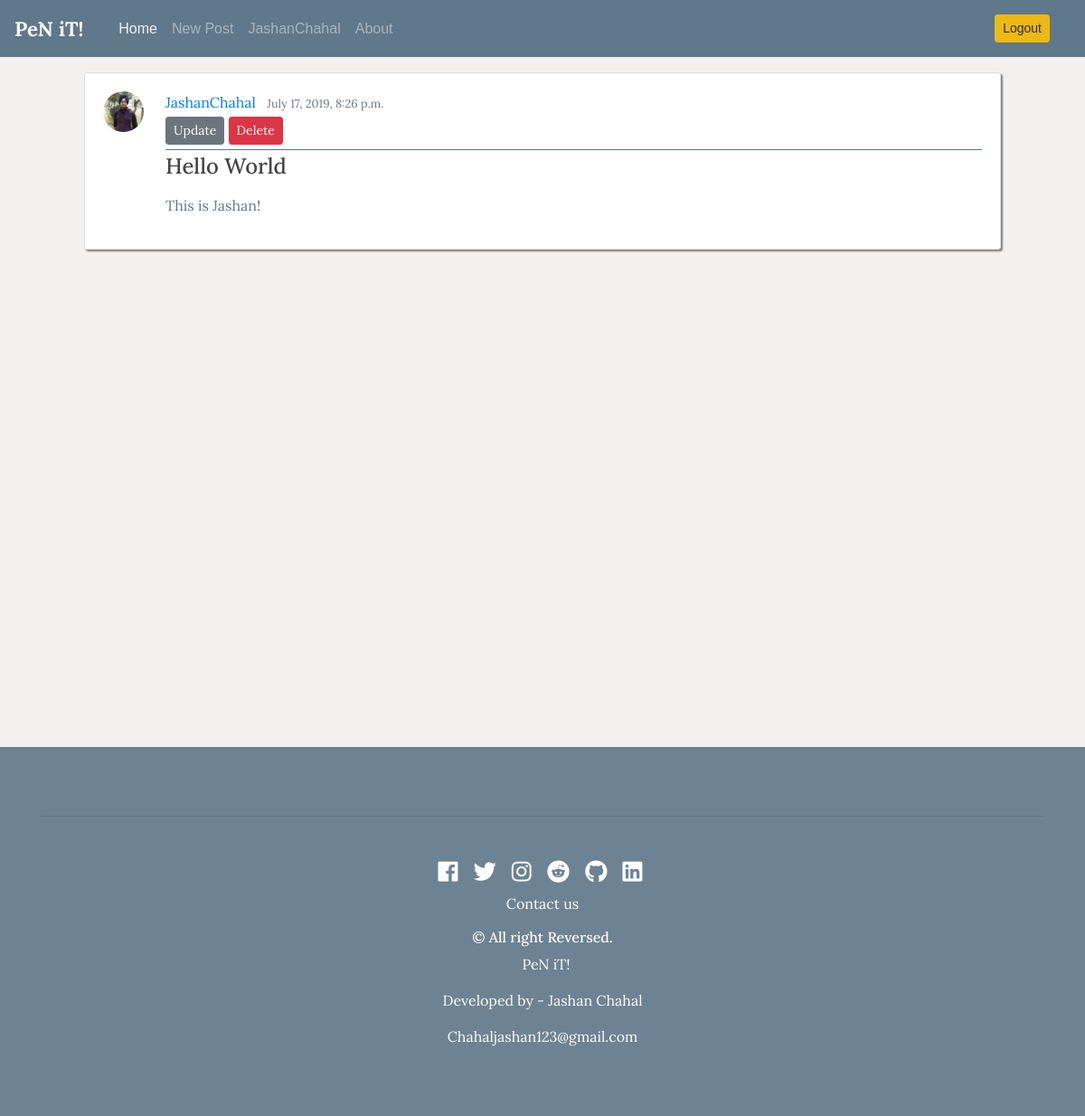
The page /post/27/ (signed in) on the database its author committed.
### blog/models.py (models this page shows, shortened)
class Post(models.Model):
    title = models.CharField(max_length = 100)
    content = models.TextField()
    date_posted = models.DateTimeField(default = timezone.now)
    author = models.ForeignKey(User, on_delete = models.CASCADE)

### users/models.py (models this page shows, shortened)
class Profile(models.Model):
    user = models.OneToOneField(User,on_delete = models.CASCADE)
    image = models.ImageField( default = 'default.jpg', upload_to ='profile_pics')

### blog/views.py (the view)
# urls.py: path('post/<int:pk>/',PostDetailView.as_view(),name='post-detail'),
class PostDetailView(DetailView) :
    model = Post

### blog/templates/blog/post_detail.html
{% extends "blog/base.html" %}
{% block content %}
<article class="media content-section">
  <a class="mr-2" href="{% url 'user-posts' object.author.username %}"><img class ="rounded-circle article-img img-fluid"src="{{ post.author.profile.image.url }}"></a>
        <div class="media-body">
          <div class="article-metadata">
                    <a class="mr-2" href="{% url 'user-posts' object.author.username %}">{{ object.author }}</a>
                    <small class="text-muted">{{ object.date_posted }}</small>
              <div >
                    {% if object.author == user %}
              <a class=" btn btn-secondary btn-sm mt-1 mb-1 "href = "{% url 'post-update' object.id %}" >Update</a>
              <a class=" btn btn-danger btn-sm mt-1 mb-1 "href = "{% url 'post-delete' object.id %}" >Delete</a>
              {% endif %}   </div>
              </div>
          <h2 class="article-title">{{ object.title }}</h2>
         <p class="article-content"><div class="text-muted">
                   {{ object.content }}
            </div>
                </p>
                </div>
            </article>
{% endblock content %}

### blog/templates/blog/base.html (shortened to what this page needs)
{% load static %}
<!DOCTYPE html>
<html lang="en">
<head>
   <link rel="stylesheet" href="https://stackpath.bootstrapcdn.com/bootstrap/4.3.1/css/bootstrap.min.css">
   <link rel="stylesheet" type="text/css" href="{% static 'blog/main.css' %}">
   <link rel="stylesheet" href="https://use.fontawesome.com/releases/v5.0.13/css/all.css">
</head>
<body id="bg">
        <nav id ="mainnavbar" class="navbar navbar-expand-lg navbar-dark bg-steel  fixed-top">
  <a class="navbar-brand" href="{% url 'blog-home' %}">PeN iT!</a>
<div class="container">
  <div class="collapse navbar-collapse" id="navbarSupportedContent">
    <ul class="navbar-nav mr-auto">
      <li class="nav-item active">
        <a class="nav-link" href="{% url 'blog-home' %}">Home <span class="sr-only">(current)</span></a>
      </li>
      {% if user.is_authenticated %}
      <li class="nav-item">
          <a class="nav-item nav-link" href="{% url 'post-create' %}">New Post</a>
      </li>
      <li class="nav-item">
          <a class="nav-item nav-link bs" href="{% url 'user-posts' user.username %}">{{ user.username }}</a>
        </li>
      {% endif %}
      <li class="nav-item ">
        <a class="nav-link" href="{% url 'blog-about' %}">About</a>
      </li>
    </ul>
    <div class ="navbar-nav">
       {% if user.is_authenticated %}
       <a class="nav-item nav-link" href="{% url 'logout' %}"><button type="button" class ="btn btn-warning btn-sm">Logout</button></a>
       {% else %}
        <a class="nav-item nav-link" href="{% url 'login' %}"><button type="button" class ="btn btn-success btn-sm">Login</button></a>
        <a class="nav-item nav-link" href="{% url 'register'%}"><button type="button" class ="btn btn-warning btn-sm">Signup</button></a>
        {% endif %}
    </div>
  </div>
</div>
</nav>
              <main role="main" class="container"  >
                      <div class="centre">
                        {% block content %}{% endblock %}
                  </main>
                     <section id="footer">
                       <div class="container">
                          <hr>
                            <div class="col-xs-12 col-sm-12 col-md-12 mt-2 mt-sm-5">
                              <ul class="list-unstyled list-inline social text-center">
                                <li class="list-inline-item"><a href="https://www.facebook.com/imjashanchahal"><i class="fab fa-facebook"></i></a></li>
                                <li class="list-inline-item"><a href="https://twitter.com/imJashanChahal"><i class="fab fa-twitter"></i></a></li>
                                <li class="list-inline-item"><a href="https://www.instagram.com/imjashanchahal/"><i class="fab fa-instagram"></i></a></li>
                                <li class="list-inline-item"><a href="https://www.reddit.com/user/imjashanchahal/"><i class="fab fa-reddit"></i></a></li>
                                <li class="list-inline-item"><a href="https://github.com/JashanChahal" target="_blank"><i class="fab fa-github"></i></a></li>
                                <li class="list-inline-item"><a href="https://www.linkedin.com/in/jashan-chahal-109068169" target="_blank"><i class="fab fa-linkedin"></i></a></li>
                              </ul>
                            </div>
                          </div>
                          <div class="row">
                            <div class="col-xs-12 col-sm-12 col-md-12 mt-2 mt-sm-2 text-center text-white">
                            <p>Contact us</p>  <p class="h6">&copy All right Reversed.</p><p><a class="text-green ml-2" href="https://www.sunlimetech.com" target="_blank">PeN iT!</a></p>
                            <p>Developed by - Jashan Chahal</p><p>Chahaljashan123@gmail.com</p>
                            </div>
                          </div>
                      </section>
</body>
</html>

### blog/static/blog/main.css (style rules this page uses)
body { background: #f3f0f0; font-family: 'Lora', serif; color: #333333; margin-top: 5rem; vertical-align: middle; }
#mainnavbar .navbar-brand { color: #faf5f4; font-size: 1.4rem; font-weight: 1000; }
#mainnavbar { border-bottom : 0.1px groove; }
#mainnavbar .nav-link { opacity: 0.9; font-family: Arial, Helvetica, sans-serif; }
#bg { background-size: 1800px 900px; background-repeat: no-repeat; background-attachment: fixed; }
h1, h2, h3, h4, h5, h6 { color: #444444; }
ul { margin: 0; }
.bg-steel { background-color: #5f788a; }
.content-section { background: #ffffff; box-shadow: 2px 2px 2px grey; padding: 20px 20px; border: 1px solid #dddddd; border-radius: 3px; margin-bottom: 20px; margin-right: 3rem; margin-left: 3rem; }
.article-title { font-size: 1.5rem; color: #444444; }
.article-content { white-space: pre-line; }
.article-img { height: auto; width: 45px; margin-right: 16px; }
.article-metadata { padding-bottom: 1px; margin-bottom: 4px; border-bottom: 1px solid #5f788a; }
section { padding: 60px 0; }
#footer { background: #5f788a !important; margin-top: 550px; bottom : 0; width: 100%; opacity: 0.9; }
#footer a { color: #ffffff; text-decoration: none !important; background-color: transparent; -webkit-text-decoration-skip: objects; }
#footer ul.social li { padding: 0px 0; padding-top: 0px; }
#footer ul.social li a i { margin-right: 5px; font-size:25px; -webkit-transition: .5s all ease; -moz-transition: .5s all ease; transition: .5s all ease; }

### rows shown on the page
Post: author.profile.image (picture), author "JashanChahal", date_posted "July 17, 2019, 8:26 p.m.", title "Hello World", content "This is Jashan!"

### other values the page prints
{{ user.username }} "JashanChahal"
